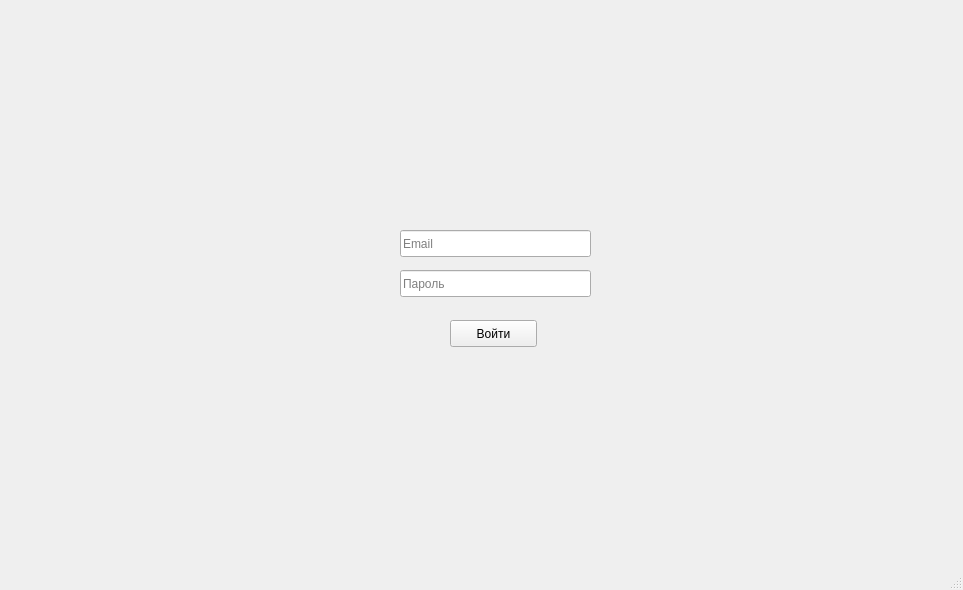
<?xml version="1.0" encoding="UTF-8"?>
<ui version="4.0">
 <class>MainWindow</class>
 <widget class="QMainWindow" name="MainWindow">
  <property name="geometry">
   <rect>
    <x>0</x>
    <y>0</y>
    <width>963</width>
    <height>590</height>
   </rect>
  </property>
  <property name="windowTitle">
   <string>MainWindow</string>
  </property>
  <widget class="QWidget" name="centralwidget">
   <widget class="QPushButton" name="pushButton">
    <property name="geometry">
     <rect>
      <x>450</x>
      <y>320</y>
      <width>87</width>
      <height>27</height>
     </rect>
    </property>
    <property name="text">
     <string>Войти</string>
    </property>
   </widget>
   <widget class="QLineEdit" name="lineEdit">
    <property name="geometry">
     <rect>
      <x>400</x>
      <y>270</y>
      <width>191</width>
      <height>27</height>
     </rect>
    </property>
    <property name="text">
     <string/>
    </property>
    <property name="placeholderText">
     <string>Пароль</string>
    </property>
   </widget>
   <widget class="QLineEdit" name="lineEdit_2">
    <property name="geometry">
     <rect>
      <x>400</x>
      <y>230</y>
      <width>191</width>
      <height>27</height>
     </rect>
    </property>
    <property name="text">
     <string/>
    </property>
    <property name="placeholderText">
     <string>Email</string>
    </property>
   </widget>
  </widget>
  <widget class="QMenuBar" name="menubar">
   <property name="geometry">
    <rect>
     <x>0</x>
     <y>0</y>
     <width>963</width>
     <height>24</height>
    </rect>
   </property>
  </widget>
  <widget class="QStatusBar" name="statusbar"/>
 </widget>
 <resources/>
 <connections/>
</ui>
